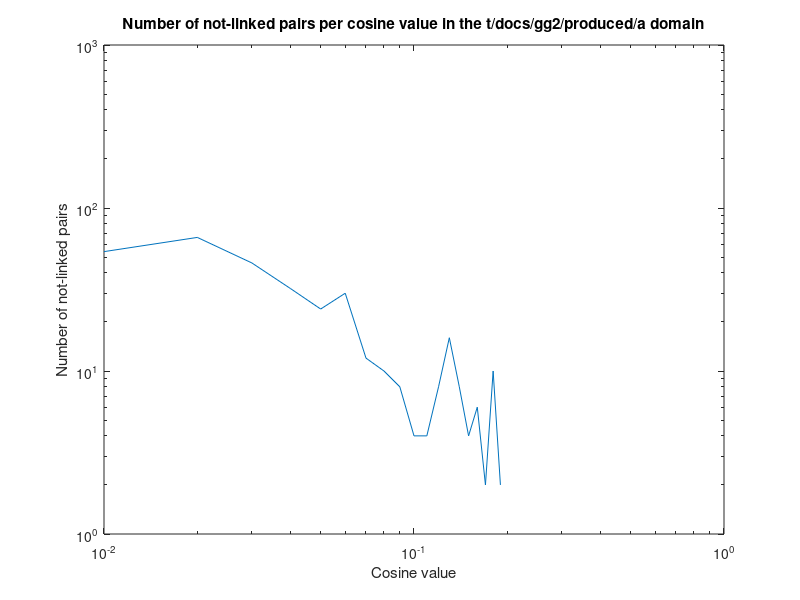

Here is the MATLAB script that generated this plot:
x = [0 562
0.01 54
0.02 66
0.03 46
0.04 32
0.05 24
0.06 30
0.07 12
0.08 10
0.09 8
0.1 4
0.11 4
0.12 8
0.13 16
0.14 8
0.15 4
0.16 6
0.17 2
0.18 10
0.19 2
0.2 0
0.21 0
0.22 0
0.23 0
0.24 0
0.25 0
0.26 0
0.27 0
0.28 0
0.29 0
0.3 0
0.31 0
0.32 0
0.33 0
0.34 0
0.35 0
0.36 0
0.37 0
0.38 0
0.39 0
0.4 0
0.41 0
0.42 0
0.43 0
0.44 0
0.45 0
0.46 0
0.47 0
0.48 0
0.49 0
0.5 0
0.51 0
0.52 0
0.53 0
0.54 0
0.55 0
0.56 0
0.57 0
0.58 0
0.59 0
0.6 0
0.61 0
0.62 0
0.63 0
0.64 0
0.65 0
0.66 0
0.67 0
0.68 0
0.69 0
0.7 0
0.71 0
0.72 0
0.73 0
0.74 0
0.75 0
0.76 0
0.77 0
0.78 0
0.79 0
0.8 0
0.81 0
0.82 0
0.83 0
0.84 0
0.85 0
0.86 0
0.87 0
0.88 0
0.89 0
0.9 0
0.91 0
0.92 0
0.93 0
0.94 0
0.95 0
0.96 0
0.97 0
0.98 0
0.99 0
1 0
];
loglog(x(:,1), x(:,2));
title(['Number of not-linked pairs per cosine value in the t/docs/gg2/produced/a domain']);
xlabel('Cosine value');
ylabel('Number of not-linked pairs');
v = axis;
v(1) = 0; v(2) = 1;
axis(v)
print ('-deps', 't/docs/gg2/produced/a-not-linked-histogram')
